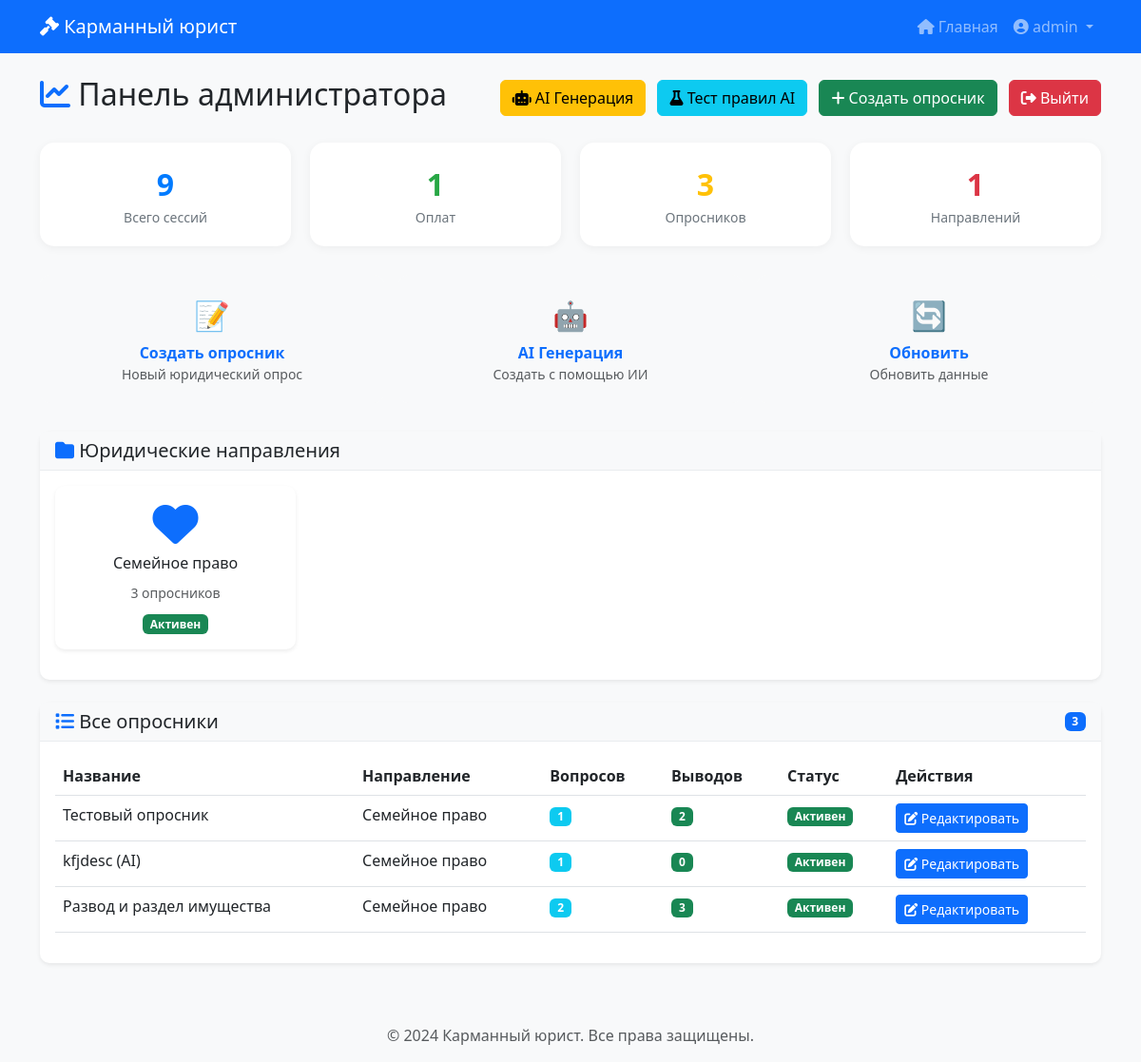
The page /admin-dashboard/ (signed in) on the database as committed earlier.
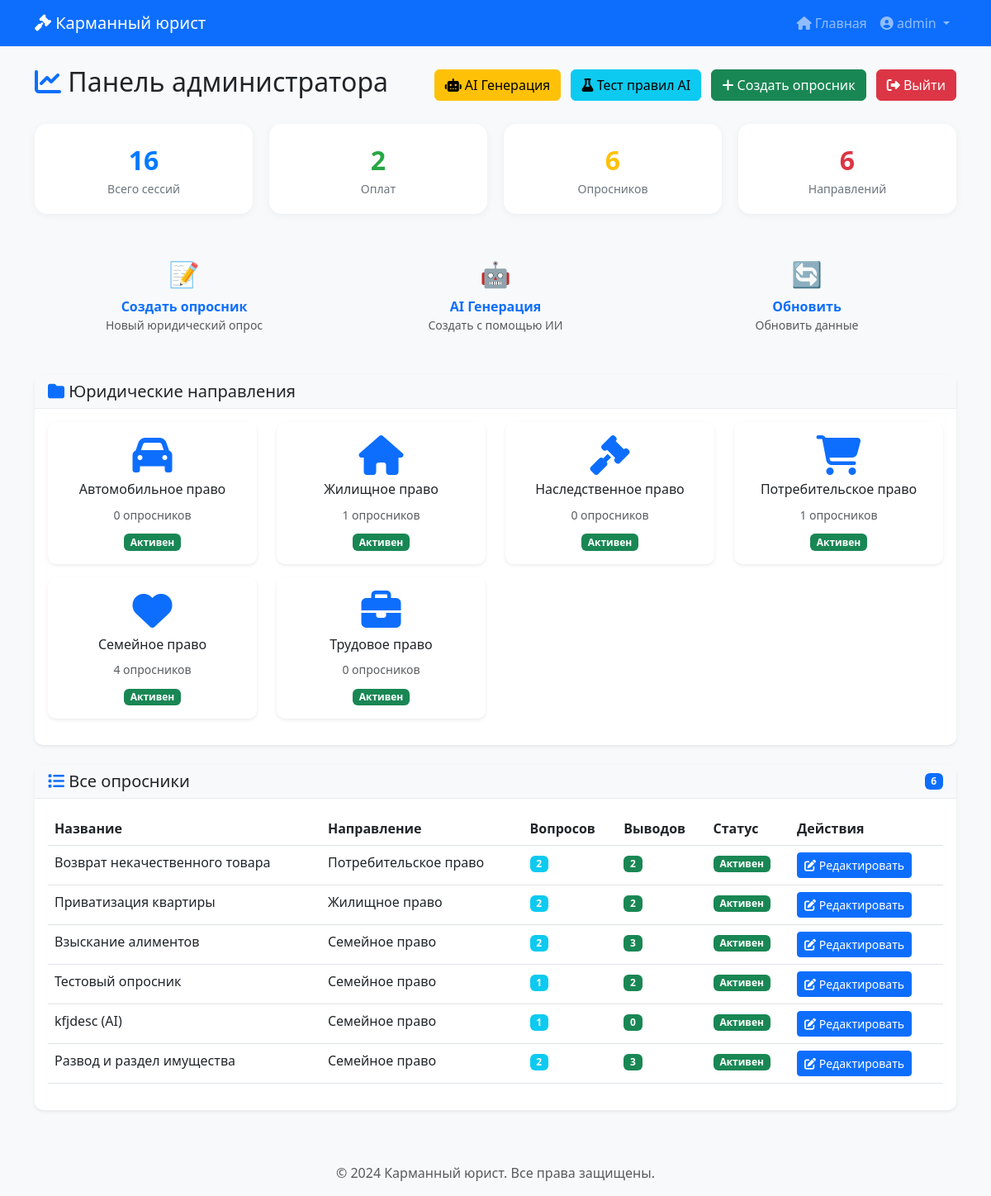
The same page on the database as committed later.
### core/models.py (models this page shows, shortened)
class LegalDirection(models.Model):
    name = models.CharField('Название направления', max_length=200)
    description = models.TextField('Описание', blank=True)
    icon = models.CharField('Иконка (CSS класс)', max_length=50, blank=True)
    created_at = models.DateTimeField('Дата создания', auto_now_add=True)
    updated_at = models.DateTimeField('Дата обновления', auto_now=True)
    is_active = models.BooleanField('Активно', default=True)
    class Meta:
        verbose_name = 'Юридическое направление'
        verbose_name_plural = 'Юридические направления'
        ordering = ['name']

class Questionnaire(models.Model):
    direction = models.ForeignKey(
        LegalDirection,
        on_delete=models.CASCADE,
        verbose_name='Направление',
        related_name='questionnaires'
    )
    name = models.CharField('Название опросника', max_length=200)
    description = models.TextField('Описание', blank=True)
    is_active = models.BooleanField('Активен', default=True)
    workflow = models.JSONField('Визуальный алгоритм', default=dict, blank=True)
    created_at = models.DateTimeField('Дата создания', auto_now_add=True)
    updated_at = models.DateTimeField('Дата обновления', auto_now=True)
    views_count = models.PositiveIntegerField('Просмотров', default=0)  # Добавить
    completions_count = models.PositiveIntegerField('Завершений', default=0)
    class Meta:
        verbose_name = 'Опросник'
        verbose_name_plural = 'Опросники'
        ordering = ['-created_at']

### core/views.py (the view)
# urls.py: path('admin-dashboard/', views.admin_dashboard, name='admin_dashboard'),
@login_required
def admin_dashboard(request):
    if not request.user.is_staff:
        return redirect('core:admin_login')
    directions = LegalDirection.objects.all()
    questionnaires = Questionnaire.objects.all()
    total_sessions = UserSession.objects.count()
    total_payments = Payment.objects.filter(status='paid').count()
    total_documents = GeneratedDocument.objects.count()
    total_rules = AIRules.objects.count()
    context = {
        'directions': directions,
        'questionnaires': questionnaires,
        'total_sessions': total_sessions,
        'total_payments': total_payments,
        'total_documents': total_documents,
        'total_rules': total_rules,
    }
    return render(request, 'admin/dashboard.html', context)

### core/templates/admin/dashboard.html (shortened to what this page needs)
{% extends 'base.html' %}
{% load static %}
{% block content %}
<div class="container mt-4">
    <div class="d-flex justify-content-between align-items-center mb-4">
        <h2><i class="fas fa-chart-line text-primary"></i> Панель администратора</h2>
        <div>
            <a href="{% url 'core:admin_generate_ai' %}" class="btn btn-warning me-2">
                <i class="fas fa-robot"></i> AI Генерация
            </a>
            <a href="{% url 'core:admin_test_rules' %}" class="btn btn-info me-2">
    <i class="fas fa-flask"></i> Тест правил AI
</a>
            <a href="{% url 'core:admin_add_questionnaire' %}" class="btn btn-success me-2">
                <i class="fas fa-plus"></i> Создать опросник
            </a>
            <a href="{% url 'core:admin_logout' %}" class="btn btn-danger">
                <i class="fas fa-sign-out-alt"></i> Выйти
            </a>
        </div>
    </div>
    <div class="dashboard-stats">
        <div class="stat-card primary">
            <div class="number">{{ total_sessions|default:0 }}</div>
            <div class="label">Всего сессий</div>
        </div>
        <div class="stat-card success">
            <div class="number">{{ total_payments|default:0 }}</div>
            <div class="label">Оплат</div>
        </div>
        <div class="stat-card warning">
            <div class="number">{{ questionnaires|length|default:0 }}</div>
            <div class="label">Опросников</div>
        </div>
        <div class="stat-card danger">
            <div class="number">{{ directions|length|default:0 }}</div>
            <div class="label">Направлений</div>
        </div>
    </div>
    <div class="quick-actions">
        <a href="{% url 'core:admin_add_questionnaire' %}" class="quick-action-btn text-decoration-none">
            <span class="icon">📝</span>
            <strong>Создать опросник</strong>
            <div class="text-muted small">Новый юридический опрос</div>
        </a>
        <a href="{% url 'core:admin_generate_ai' %}" class="quick-action-btn text-decoration-none">
            <span class="icon">🤖</span>
            <strong>AI Генерация</strong>
            <div class="text-muted small">Создать с помощью ИИ</div>
        </a>
        <a href="#" class="quick-action-btn text-decoration-none" onclick="window.location.reload()">
            <span class="icon">🔄</span>
            <strong>Обновить</strong>
            <div class="text-muted small">Обновить данные</div>
        </a>
    </div>
    <div class="card mb-4">
        <div class="card-header">
            <h5 class="mb-0"><i class="fas fa-folder text-primary"></i> Юридические направления</h5>
        </div>
        <div class="card-body">
            <div class="row">
                {% for direction in directions %}
                <div class="col-md-3 mb-3">
                    <div class="card h-100">
                        <div class="card-body text-center">
                            <i class="fas fa-{{ direction.icon|default:'balance-scale' }} fa-3x text-primary"></i>
                            <h6 class="mt-2">{{ direction.name }}</h6>
                            <small class="text-muted">{{ direction.questionnaires.count }} опросников</small>
                            <div class="mt-2">
                                <span class="badge bg-{% if direction.is_active %}success{% else %}danger{% endif %}">
                                    {% if direction.is_active %}Активен{% else %}Неактивен{% endif %}
                                </span>
                            </div>
                        </div>
                    </div>
                </div>
                {% empty %}
                <div class="col-12">
                    <p class="text-muted text-center">Нет направлений. Создайте первое!</p>
                </div>
                {% endfor %}
            </div>
        </div>
    </div>
    <div class="card">
        <div class="card-header d-flex justify-content-between align-items-center">
            <h5 class="mb-0"><i class="fas fa-list text-primary"></i> Все опросники</h5>
            <span class="badge bg-primary">{{ questionnaires|length }}</span>
        </div>
        <div class="card-body">
            <div class="table-responsive">
                <table class="table table-hover">
                    <thead>
                        <tr>
                            <th>Название</th>
                            <th>Направление</th>
                            <th>Вопросов</th>
                            <th>Выводов</th>
                            <th>Статус</th>
                            <th>Действия</th>
                        </tr>
                    </thead>
                    <tbody>
                        {% for q in questionnaires %}
                        <tr>
                            <td>{{ q.name }}</td>
                            <td>{{ q.direction.name }}</td>
                            <td><span class="badge bg-info">{{ q.questions.count }}</span></td>
                            <td><span class="badge bg-success">{{ q.conclusions.count }}</span></td>
                            <td>
                                <span class="badge bg-{% if q.is_active %}success{% else %}danger{% endif %}">
                                    {% if q.is_active %}Активен{% else %}Неактивен{% endif %}
                                </span>
                            </td>
                            <td>
                                <a href="{% url 'core:admin_questionnaire' q.id %}" class="btn btn-sm btn-primary">
                                    <i class="fas fa-edit"></i> Редактировать
                                </a>
                            </td>
                        </tr>
                        {% empty %}
                        <tr>
                            <td colspan="6" class="text-center text-muted">Нет опросников</td>
                        </tr>
                        {% endfor %}
                    </tbody>
                </table>
            </div>
        </div>
    </div>
</div>
{% endblock %}

### core/templates/base.html (shortened to what this page needs)
<!DOCTYPE html>
<html lang="ru">
<head>
    <link href="https://cdn.jsdelivr.net/npm/bootstrap@5.3.0/dist/css/bootstrap.min.css" rel="stylesheet">
    <link rel="stylesheet" href="https://cdnjs.cloudflare.com/ajax/libs/font-awesome/6.4.0/css/all.min.css">
    {% load static %}
    <link rel="stylesheet" href="{% static 'css/style.css' %}">
</head>
<body>
    <nav class="navbar navbar-expand-lg navbar-dark bg-primary">
        <div class="container">
            <a class="navbar-brand" href="{% url 'core:user_select_problem' %}">
                <i class="fas fa-gavel"></i> Карманный юрист
            </a>
            <div class="collapse navbar-collapse" id="navbarNav">
                <ul class="navbar-nav ms-auto">
                    <li class="nav-item">
                        <a class="nav-link" href="{% url 'core:user_select_problem' %}">
                            <i class="fas fa-home"></i> Главная
                        </a>
                    </li>
                    {% if user.is_authenticated %}
                        <li class="nav-item dropdown">
                            <a class="nav-link dropdown-toggle" href="#" id="userDropdown" role="button" data-bs-toggle="dropdown">
                                <i class="fas fa-user-circle"></i> {{ user.username }}
                            </a>
                        </li>
                    {% else %}
                        <li class="nav-item">
                            <a class="nav-link" href="{% url 'core:admin_login' %}">
                                <i class="fas fa-user-cog"></i> Админ
                            </a>
                        </li>
                    {% endif %}
                </ul>
            </div>
        </div>
    </nav>
    <main>
        {% block content %}{% endblock %}
    </main>
    <footer class="bg-light text-center text-muted py-3 mt-5">
        <div class="container">
            <p class="mb-0">&copy; 2024 Карманный юрист. Все права защищены.</p>
        </div>
    </footer>
</body>
</html>

### core/static/css/style.css (style rules this page uses)
body { font-family: 'Segoe UI', Tahoma, Geneva, Verdana, sans-serif; background-color: #f8f9fa; }
.card { box-shadow: 0 0.125rem 0.25rem rgba(0, 0, 0, 0.075); border: none; border-radius: 10px; }
.card-header { background-color: #f8f9fa; border-bottom: 1px solid #e9ecef; }

### core/templates/admin/dashboard.html (style rules this page uses)
.dashboard-stats { display: grid; grid-template-columns: repeat(4, 1fr); gap: 20px; margin-bottom: 30px; }
.stat-card { background: white; border-radius: 15px; padding: 20px; box-shadow: 0 2px 10px rgba(0,0,0,0.05); text-align: center; }
.stat-card .number { font-size: 32px; font-weight: bold; }
.stat-card .label { color: #6c757d; font-size: 14px; }
.stat-card.primary .number { color: #007bff; }
.stat-card.success .number { color: #28a745; }
.stat-card.warning .number { color: #ffc107; }
.stat-card.danger .number { color: #dc3545; }
.quick-actions { display: grid; grid-template-columns: repeat(3, 1fr); gap: 15px; margin-bottom: 30px; }
.quick-action-btn { padding: 20px; border-radius: 12px; border: none; background: #f8f9fa; transition: all 0.3s; text-align: center; }
.quick-action-btn .icon { font-size: 30px; display: block; margin-bottom: 5px; }

Rows that differ between the two databases and show on the page:
added LegalDirection: name "Автомобильное право", questionnaires.count "0", is_active "Активен"
added LegalDirection: name "Жилищное право", questionnaires.count "1", is_active "Активен"
added LegalDirection: name "Наследственное право", questionnaires.count "0", is_active "Активен"
added LegalDirection: name "Потребительское право", questionnaires.count "1", is_active "Активен"
computed for LegalDirection "Семейное право": questionnaires.count "3" → "4"
added LegalDirection: name "Трудовое право", questionnaires.count "0", is_active "Активен"
added Questionnaire: name "Возврат некачественного товара", direction.name "Потребительское право", questions.count "2", conclusions.count "2", is_active "Активен"
added Questionnaire: name "Приватизация квартиры", direction.name "Жилищное право", questions.count "2", conclusions.count "2", is_active "Активен"
added Questionnaire: name "Взыскание алиментов", direction.name "Семейное право", questions.count "2", conclusions.count "3", is_active "Активен"
Other text that changed with them:
{{ total_sessions|default:0 }}: "9" → "16"
{{ total_payments|default:0 }}: "1" → "2"
{{ questionnaires|length|default:0 }}: "3" → "6"
{{ directions|length|default:0 }}: "1" → "6"
{{ questionnaires|length }}: "3" → "6"
